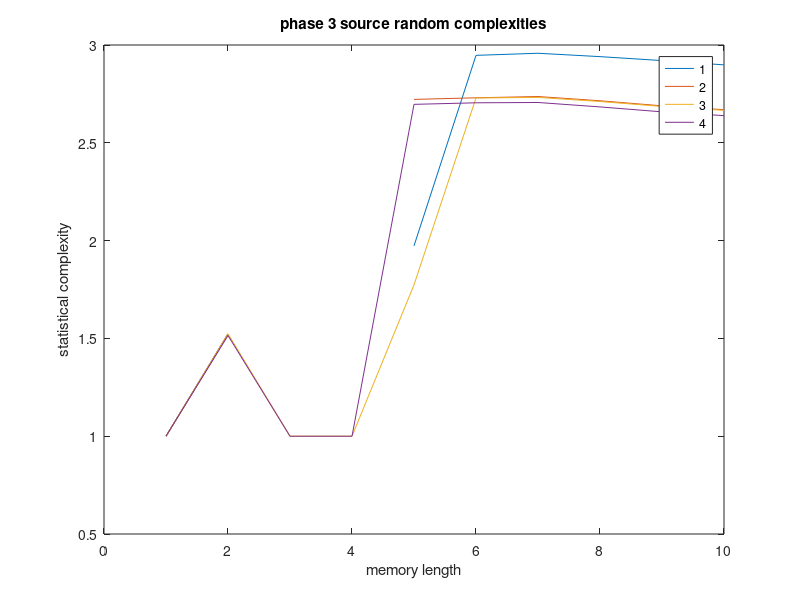
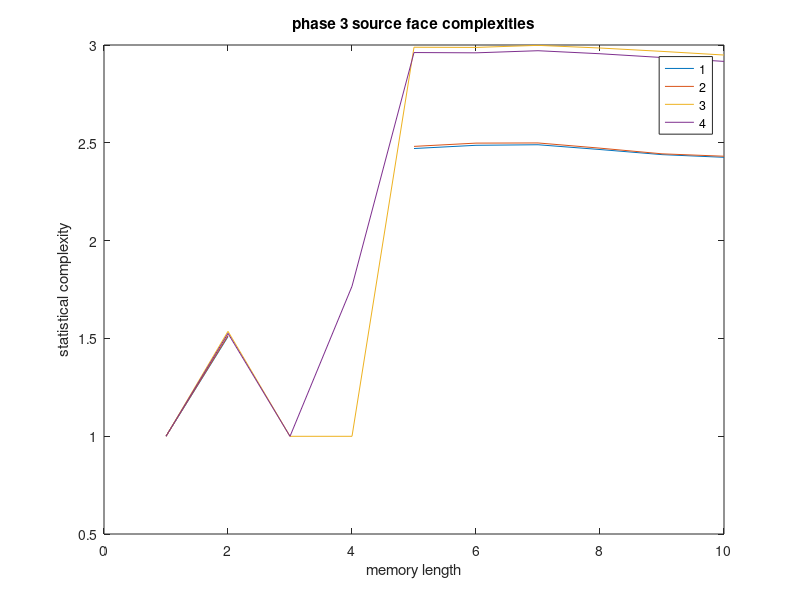

MATLAB code to generate these figures, in order:
random_comps = load('phase3_source_short_random_complexities.mat');
face_comps = load('phase3_source_short_face_complexities.mat');

shorter_random_comps = random_comps.all_random_complexities(:,1:10);

figure(1),clf;
plot(1:10,shorter_random_comps);
legend('1','2','3','4','Location','northeast')
title('phase 3 source random complexities')
xlabel('memory length')
ylabel('statistical complexity')
saveas(1,'short_source_random.png')

shorter_face_comps = face_comps.all_face_complexities(:,1:10);
figure(2),clf;
plot(1:10, shorter_face_comps);
legend('1','2','3','4','Location','northeast')
title('phase 3 source face complexities')
xlabel('memory length')
ylabel('statistical complexity')
saveas(2,'short_source_face.png')